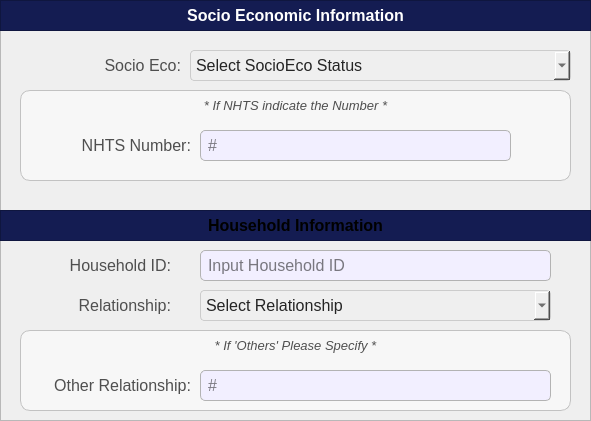
  <widget class="QFrame" name="basePopUpBodyFrame_2">
   <property name="geometry">
    <rect>
     <x>20</x>
     <y>70</y>
     <width>591</width>
     <height>421</height>
    </rect>
   </property>
   <property name="styleSheet">
    <string notr="true">#basePopUpBodyFrame_2 {
	background-color: rgb(247, 247, 247);
	border: 1px solid rgb(194, 194, 194);
	border-radius: 10px;
}</string>
   </property>
   <property name="frameShape">
    <enum>QFrame::Shape::StyledPanel</enum>
   </property>
   <property name="frameShadow">
    <enum>QFrame::Shadow::Raised</enum>
   </property>
   <widget class="QFrame" name="basePopUpTitleFrame_2">
    <property name="geometry">
     <rect>
      <x>0</x>
      <y>0</y>
      <width>591</width>
      <height>31</height>
     </rect>
    </property>
    <property name="styleSheet">
     <string notr="true">#basePopUpTitleFrame_2 {
	background-color: #141c52;
}</string>
    </property>
    <property name="frameShape">
     <enum>QFrame::Shape::StyledPanel</enum>
    </property>
    <property name="frameShadow">
     <enum>QFrame::Shadow::Raised</enum>
    </property>
    <widget class="QLabel" name="label_title">
     <property name="geometry">
      <rect>
       <x>0</x>
       <y>0</y>
       <width>591</width>
       <height>31</height>
      </rect>
     </property>
     <property name="font">
      <font>
       <family>Arial</family>
       <pointsize>12</pointsize>
       <bold>true</bold>
      </font>
     </property>
     <property name="styleSheet">
      <string notr="true">#label_title{
	background-color:transparent;
	color: rgb(255, 255, 255);
}</string>
     </property>
     <property name="text">
      <string>Socio Economic Information</string>
     </property>
     <property name="alignment">
      <set>Qt::AlignmentFlag::AlignCenter</set>
     </property>
    </widget>
   </widget>
   <widget class="QComboBox" name="register_citizen_comboBox_SocEcoStat">
    <property name="geometry">
     <rect>
      <x>190</x>
      <y>50</y>
      <width>381</width>
      <height>31</height>
     </rect>
    </property>
    <property name="font">
     <font>
      <family>Arial</family>
      <pointsize>12</pointsize>
     </font>
    </property>
    <property name="styleSheet">
     <string notr="true">#register_citizen_comboBox_SocEcoStat{
	background-color: rgb(239, 239, 239); /* Correct property name */
    color: #242424; /* Set text color to black for better contrast */
    border: 1px solid #ccc; /* Optional: Add a light border */
    padding: 5px; /* Optional: Add some padding */
    border-radius: 4px; /* Optional: Rounded corners */
}</string>
    </property>
    <property name="placeholderText">
     <string>Select SocioEco Status</string>
    </property>
    <property name="duplicatesEnabled">
     <bool>false</bool>
    </property>
    <item>
     <property name="text">
      <string>NHTS 4Ps</string>
     </property>
    </item>
    <item>
     <property name="text">
      <string>NHTS Non-4Ps</string>
     </property>
    </item>
    <item>
     <property name="text">
      <string>Non NHTS</string>
     </property>
    </item>
   </widget>
   <widget class="QLabel" name="register_citizen_labelSocEcoStat">
    <property name="geometry">
     <rect>
      <x>30</x>
      <y>50</y>
      <width>151</width>
      <height>31</height>
     </rect>
    </property>
    <property name="font">
     <font>
      <family>Arial</family>
      <pointsize>12</pointsize>
     </font>
    </property>
    <property name="styleSheet">
     <string notr="true">#register_citizen_labelSocEcoStat {
	background-color: transparent;
	color: #4f4f4f;
}
</string>
    </property>
    <property name="text">
     <string>Socio Eco:</string>
    </property>
    <property name="alignment">
     <set>Qt::AlignmentFlag::AlignRight|Qt::AlignmentFlag::AlignTrailing|Qt::AlignmentFlag::AlignVCenter</set>
    </property>
   </widget>
   <widget class="QFrame" name="basePopUpBodyFrame_4">
    <property name="geometry">
     <rect>
      <x>20</x>
      <y>90</y>
      <width>551</width>
      <height>91</height>
     </rect>
    </property>
    <property name="styleSheet">
     <string notr="true">#basePopUpBodyFrame_4 {
	background-color: rgb(247, 247, 247);
	border: 1px solid rgb(194, 194, 194);
	border-radius: 10px;
}</string>
    </property>
    <property name="frameShape">
     <enum>QFrame::Shape::StyledPanel</enum>
    </property>
    <property name="frameShadow">
     <enum>QFrame::Shadow::Raised</enum>
    </property>
    <widget class="QLabel" name="labelNote_3">
     <property name="geometry">
      <rect>
       <x>0</x>
       <y>0</y>
       <width>551</width>
       <height>31</height>
      </rect>
     </property>
     <property name="font">
      <font>
       <family>Arial</family>
       <pointsize>10</pointsize>
       <italic>true</italic>
       <bold>false</bold>
      </font>
     </property>
     <property name="styleSheet">
      <string notr="true">#labelNote_3 {
	background-color: transparent;
	color: #4f4f4f;
}
</string>
     </property>
     <property name="text">
      <string>* If NHTS indicate the Number *</string>
     </property>
     <property name="alignment">
      <set>Qt::AlignmentFlag::AlignCenter</set>
     </property>
    </widget>
    <widget class="QLabel" name="register_citizen_labelNHTSNum">
     <property name="geometry">
      <rect>
       <x>10</x>
       <y>40</y>
       <width>161</width>
       <height>31</height>
      </rect>
     </property>
     <property name="font">
      <font>
       <family>Arial</family>
       <pointsize>12</pointsize>
       <bold>false</bold>
      </font>
     </property>
     <property name="styleSheet">
      <string notr="true">#register_citizen_labelNHTSNum {
	background-color: transparent;
	color: #4f4f4f;
}
</string>
     </property>
     <property name="text">
      <string>NHTS Number:</string>
     </property>
     <property name="alignment">
      <set>Qt::AlignmentFlag::AlignRight|Qt::AlignmentFlag::AlignTrailing|Qt::AlignmentFlag::AlignVCenter</set>
     </property>
    </widget>
    <widget class="QLineEdit" name="register_citizen_NHTSNum">
     <property name="geometry">
      <rect>
       <x>180</x>
       <y>40</y>
       <width>311</width>
       <height>31</height>
      </rect>
     </property>
     <property name="font">
      <font>
       <family>Arial</family>
       <pointsize>12</pointsize>
      </font>
     </property>
     <property name="styleSheet">
      <string notr="true">#register_citizen_NHTSNum{
	border: 1px solid #b3b3b3;  /* Black border */
    border-radius: 5px;        /* Rounded corners */
    padding: 5px;               /* Inner spacing */
    background-color: #f2efff;  /* Gray background */
    color: #000000; 
}

</string>
     </property>
     <property name="text">
      <string/>
     </property>
     <property name="maxLength">
      <number>30</number>
     </property>
     <property name="placeholderText">
      <string>#</string>
     </property>
    </widget>
   </widget>
   <widget class="QFrame" name="basePopUpTitleFrame_4">
    <property name="geometry">
     <rect>
      <x>0</x>
      <y>210</y>
      <width>591</width>
      <height>31</height>
     </rect>
    </property>
    <property name="styleSheet">
     <string notr="true">#basePopUpTitleFrame_4 {
	background-color: #141c52;
}</string>
    </property>
    <property name="frameShape">
     <enum>QFrame::Shape::StyledPanel</enum>
    </property>
    <property name="frameShadow">
     <enum>QFrame::Shadow::Raised</enum>
    </property>
    <widget class="QLabel" name="label_title_2">
     <property name="geometry">
      <rect>
       <x>0</x>
       <y>0</y>
       <width>591</width>
       <height>31</height>
      </rect>
     </property>
     <property name="font">
      <font>
       <family>Arial</family>
       <pointsize>12</pointsize>
       <bold>true</bold>
      </font>
     </property>
     <property name="styleSheet">
      <string notr="true">#label_title{
	background-color:transparent;
	color: rgb(255, 255, 255);
}</string>
     </property>
     <property name="text">
      <string>Household Information</string>
     </property>
     <property name="alignment">
      <set>Qt::AlignmentFlag::AlignCenter</set>
     </property>
    </widget>
   </widget>
   <widget class="QLabel" name="register_citizen_labelHouseholdID">
    <property name="geometry">
     <rect>
      <x>40</x>
      <y>250</y>
      <width>131</width>
      <height>31</height>
     </rect>
    </property>
    <property name="font">
     <font>
      <family>Arial</family>
      <pointsize>12</pointsize>
     </font>
    </property>
    <property name="styleSheet">
     <string notr="true">#register_citizen_labelHouseholdID {
	background-color: transparent;
	color: #4f4f4f;
}
</string>
    </property>
    <property name="text">
     <string>Household ID:</string>
    </property>
    <property name="alignment">
     <set>Qt::AlignmentFlag::AlignRight|Qt::AlignmentFlag::AlignTrailing|Qt::AlignmentFlag::AlignVCenter</set>
    </property>
   </widget>
   <widget class="QLineEdit" name="register_citizen_HouseholdID">
    <property name="geometry">
     <rect>
      <x>200</x>
      <y>250</y>
      <width>351</width>
      <height>31</height>
     </rect>
    </property>
    <property name="font">
     <font>
      <family>Arial</family>
      <pointsize>12</pointsize>
     </font>
    </property>
    <property name="styleSheet">
     <string notr="true">#register_citizen_HouseholdID{
	border: 1px solid #b3b3b3;  /* Black border */
    border-radius: 5px;        /* Rounded corners */
    padding: 5px;               /* Inner spacing */
    background-color: #f2efff;  /* Gray background */
    color: #000000; 
}

</string>
    </property>
    <property name="text">
     <string/>
    </property>
    <property name="maxLength">
     <number>30</number>
    </property>
    <property name="placeholderText">
     <string>Input Household ID</string>
    </property>
   </widget>
   <widget class="QComboBox" name="register_citizen_comboBox_Relationship">
    <property name="geometry">
     <rect>
      <x>200</x>
      <y>290</y>
      <width>351</width>
      <height>31</height>
     </rect>
    </property>
    <property name="font">
     <font>
      <family>Arial</family>
      <pointsize>12</pointsize>
     </font>
    </property>
    <property name="styleSheet">
     <string notr="true">#register_citizen_comboBox_Relationship{
	background-color: rgb(239, 239, 239); /* Correct property name */
    color: #242424; /* Set text color to black for better contrast */
    border: 1px solid #ccc; /* Optional: Add a light border */
    padding: 5px; /* Optional: Add some padding */
    border-radius: 4px; /* Optional: Rounded corners */
}</string>
    </property>
    <property name="placeholderText">
     <string>Select Relationship</string>
    </property>
    <property name="duplicatesEnabled">
     <bool>false</bool>
    </property>
    <item>
     <property name="text">
      <string>Head</string>
     </property>
    </item>
    <item>
     <property name="text">
      <string>Spouse</string>
     </property>
    </item>
    <item>
     <property name="text">
      <string>Son</string>
     </property>
    </item>
    <item>
     <property name="text">
      <string>Daugther</string>
     </property>
    </item>
    <item>
     <property name="text">
      <string>Others</string>
     </property>
    </item>
   </widget>
   <widget class="QLabel" name="register_citizen_labelHouseholdRelationship">
    <property name="geometry">
     <rect>
      <x>40</x>
      <y>290</y>
      <width>131</width>
      <height>31</height>
     </rect>
    </property>
    <property name="font">
     <font>
      <family>Arial</family>
      <pointsize>12</pointsize>
     </font>
    </property>
    <property name="styleSheet">
     <string notr="true">#register_citizen_labelHouseholdRelationship {
	background-color: transparent;
	color: #4f4f4f;
}
</string>
    </property>
    <property name="text">
     <string>Relationship:</string>
    </property>
    <property name="alignment">
     <set>Qt::AlignmentFlag::AlignRight|Qt::AlignmentFlag::AlignTrailing|Qt::AlignmentFlag::AlignVCenter</set>
    </property>
   </widget>
   <widget class="QFrame" name="basePopUpBodyFrame_5">
    <property name="geometry">
     <rect>
      <x>20</x>
      <y>330</y>
      <width>551</width>
      <height>81</height>
     </rect>
    </property>
    <property name="styleSheet">
     <string notr="true">#basePopUpBodyFrame_5 {
	background-color: rgb(247, 247, 247);
	border: 1px solid rgb(194, 194, 194);
	border-radius: 10px;
}</string>
    </property>
    <property name="frameShape">
     <enum>QFrame::Shape::StyledPanel</enum>
    </property>
    <property name="frameShadow">
     <enum>QFrame::Shadow::Raised</enum>
    </property>
    <widget class="QLabel" name="labelNote_4">
     <property name="geometry">
      <rect>
       <x>0</x>
       <y>0</y>
       <width>551</width>
       <height>31</height>
      </rect>
     </property>
     <property name="font">
      <font>
       <family>Arial</family>
       <pointsize>10</pointsize>
       <italic>true</italic>
       <bold>false</bold>
      </font>
     </property>
     <property name="styleSheet">
      <string notr="true">#labelNote_4 {
	background-color: transparent;
	color: #4f4f4f;
}
</string>
     </property>
     <property name="text">
      <string>* If 'Others' Please Specify *</string>
     </property>
     <property name="alignment">
      <set>Qt::AlignmentFlag::AlignCenter</set>
     </property>
    </widget>
    <widget class="QLabel" name="register_citizen_labelHouseholdRelationshipOther">
     <property name="geometry">
      <rect>
       <x>10</x>
       <y>40</y>
       <width>161</width>
       <height>31</height>
      </rect>
     </property>
     <property name="font">
      <font>
       <family>Arial</family>
       <pointsize>12</pointsize>
       <bold>false</bold>
      </font>
     </property>
     <property name="styleSheet">
      <string notr="true">#register_citizen_labelHouseholdRelationshipOther {
	background-color: transparent;
	color: #4f4f4f;
}
</string>
     </property>
     <property name="text">
      <string>Other Relationship:</string>
     </property>
     <property name="alignment">
      <set>Qt::AlignmentFlag::AlignRight|Qt::AlignmentFlag::AlignTrailing|Qt::AlignmentFlag::AlignVCenter</set>
     </property>
    </widget>
    <widget class="QLineEdit" name="register_citizen_HouseholdRelationshipOther">
     <property name="geometry">
      <rect>
       <x>180</x>
       <y>40</y>
       <width>351</width>
       <height>31</height>
      </rect>
     </property>
     <property name="font">
      <font>
       <family>Arial</family>
       <pointsize>12</pointsize>
      </font>
     </property>
     <property name="styleSheet">
      <string notr="true">#register_citizen_HouseholdRelationshipOther{
	border: 1px solid #b3b3b3;  /* Black border */
    border-radius: 5px;        /* Rounded corners */
    padding: 5px;               /* Inner spacing */
    background-color: #f2efff;  /* Gray background */
    color: #000000; 
}

</string>
     </property>
     <property name="text">
      <string/>
     </property>
     <property name="maxLength">
      <number>30</number>
     </property>
     <property name="placeholderText">
      <string>#</string>
     </property>
    </widget>
   </widget>
  </widget>
